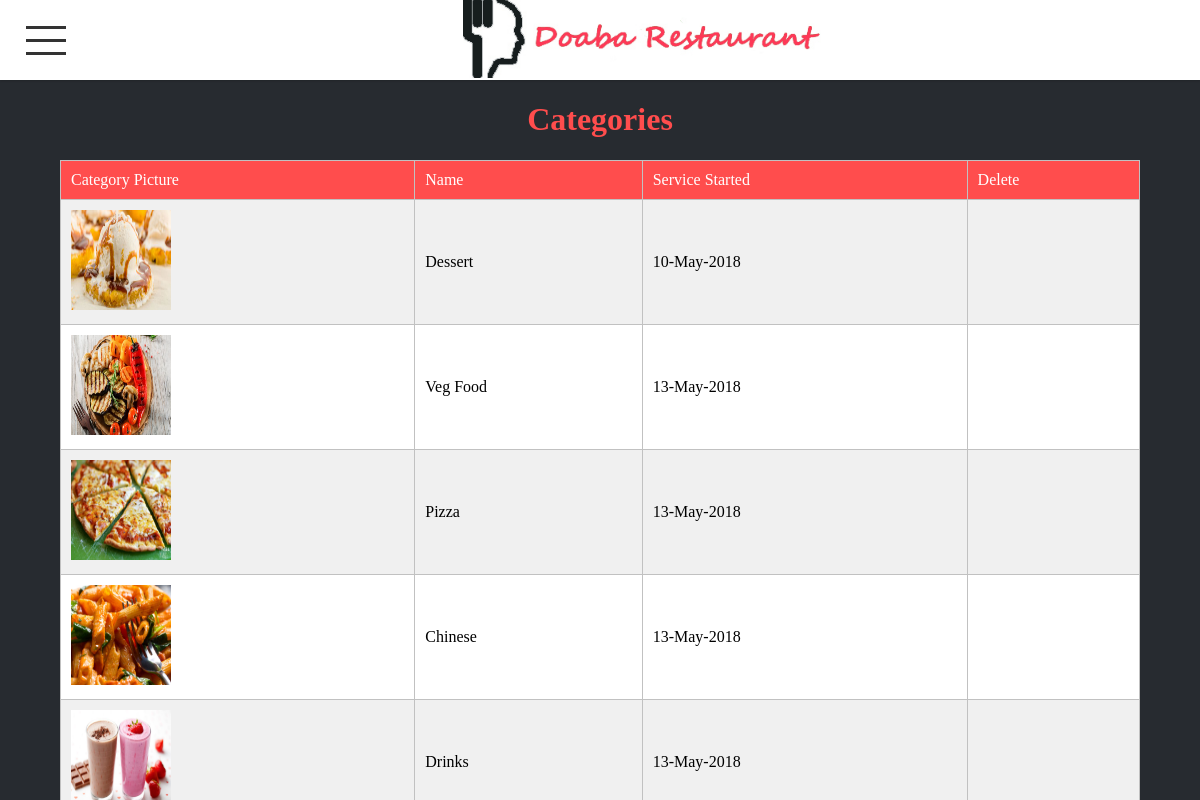
The page /Admin/category-manager.php (signed in) on the database its author committed.
### tables this page shows
CREATE TABLE `categories` (
  `id` int(11) NOT NULL,
  `name` varchar(100) DEFAULT NULL,
  `pic` varchar(500) DEFAULT NULL,
  `createdon` varchar(30) DEFAULT NULL
);

### Admin/category-manager.php (the view, shortened to what this page needs)
<?php
    if(isset($_SESSION["admin"]))
    {
        include "inc/header.php";
    }
    else
    {
        header("Location: login.php");
    }
                ?>
<h1>Categories</h1>
<form method="POST">
<?php
    $category = $conn->query("SELECT * FROM categories");
    if($category ->num_rows !== 0)
    {
        echo "<div class='manage-container'>";
        echo "<table>";
        echo "<tr>
              <td>Category Picture</td>
              <td> Name</td>
              <td>Service Started</td>
              <td>Delete</td> </tr>";
        while($rows = $category ->fetch_array())
        {
             ?>
              <tr>
              <td><img src="<?php echo '../img/Categories/'.$rows['pic']; ?>" /></td>
              <td><?php echo $rows["name"]; ?></td>
              <td><?php echo $rows["createdon"]; ?></td>
              <td><button name="delete" type="submit" value=<?php echo $rows["name"] ?>><i class="fas fa-trash"></i></button></td> </tr>
             <?php
        }
        echo "</table></div>";
    }
    else
    {
       ?>
       <h1>No User Exists.</h1>
       <?php
    }
?>
</form>
</div>
</body>
</html>

### Admin/inc/header.php (shortened to what this page needs)
<!DOCTYPE html>
<html>
<head>
<link rel="stylesheet" type="text/css" href="css/template.css" />
<link rel="stylesheet" type="text/css" href="css/header.css" />
<link rel="stylesheet" type="text/css" href="../font-awesome/web-fonts-with-css/css/fontawesome-all.css" />
</head>
<body>
<div class="wrapper">
<button type="button" id="toggle" onclick="openit(menu)">
  <span></span>
<span></span>
<span></span>
  </button>
 <center>  <a href="../index.php"><img src="../img/logo.jpg" /></a>
    </center>
 </div>
 <div class="main-content" id="maincontent">

### Admin/css/template.css (style rules this page uses)
* { border:none; text-decoration:none; }
.main-content { background:#272B30; top:10vh; width:100%; height:90vh; position:absolute; display:flex; flex-direction: column; justify-content: flex-start; align-items:center; overflow-y:auto; }
h1 { color:#ff4d4d; }
.main-content .manage-container { width:90vw; height:auto; display:flex; flex-direction: column; justify-content: flex-start; align-items:center; }
.manage-container table { width:100%; border-collapse:collapse; }
.manage-container table,.manage-container table td { border:1px solid #c1c1c1; }
.manage-container table tr { background:#fff; }
.manage-container table td { padding:10px 10px; }
.manage-container table tr:nth-of-type(even) { background:#f0f0f0; }
.manage-container table tr:nth-of-type(1) { background: #ff4d4d; color:#fff; }
table td button { font-size: 20px; background:transparent; cursor:pointer; border:none; color:#444; }
table td > img { width:100px; height:100px; }

### Admin/css/header.css (style rules this page uses)
button { outline:none; }
html,body { margin:0 0 0 0; padding:0 0 0 0; overflow: hidden; }
html { font-family:'century gothic'; font-size:1em; margin:0 0 0 0; padding:0 0 0 0; }
.wrapper { top:0; width:100%; background:#fff; color:#333; height:10vh; display:flex; align-items: center; justify-content: space-between; position:fixed; z-index:10; box-shadow: 0px 1px 2px 0px rgba(0,0,0,0.16) !important; }
.wrapper img { height:10vh; }
.wrapper #toggle { width:54px; margin:0 1% 0 2%; padding: 0 2px ; background:none; border:none; outline:none; }
.wrapper #toggle span { width:40px; height:3px; margin:10px 0; background:#333; position:relative; display:block; }

### rows shown on the page
categories: pic (picture), name "Dessert", createdon "10-May-2018"
categories: pic (picture), name "Veg Food", createdon "13-May-2018"
categories: pic (picture), name "Pizza", createdon "13-May-2018"
categories: pic (picture), name "Chinese", createdon "13-May-2018"
categories: pic (picture), name "Drinks", createdon "13-May-2018"
